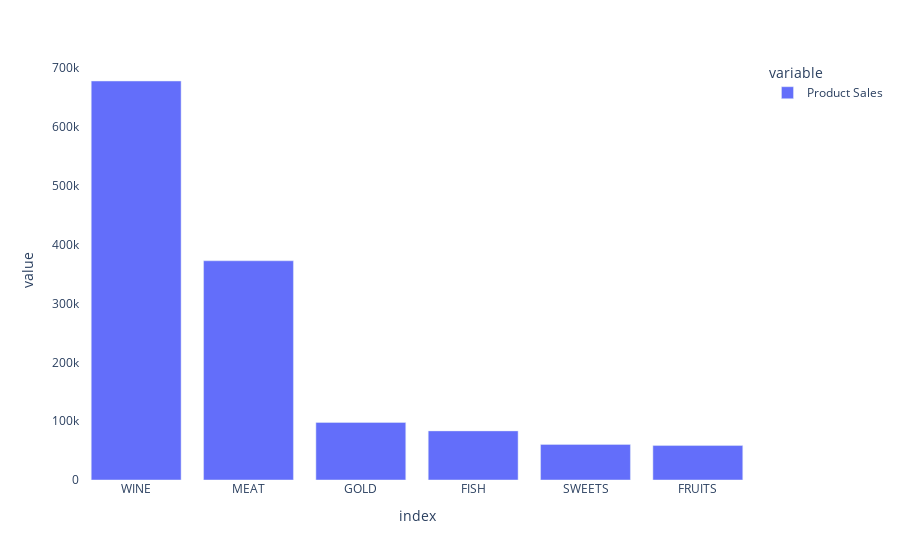

Notebook code for this chart:
### Code cell
chart_fig = pd.DataFrame({'WINE':wine_sales, 'FRUITS':fruit_sales, 'MEAT': meat_sales, 'FISH':fish_sales,'SWEETS':sweets_sales,'GOLD': gold_sales},index = [0]).T
chart_fig.columns = ['Product Sales']
chart_fig.sort_values('Product Sales', ascending = False, inplace= True)


sales_demog_fig = px.bar(chart_fig)
sales_demog_fig
sales_demog_fig.update_layout({'plot_bgcolor': 'rgba(0, 0, 0, 0)','paper_bgcolor': 'rgba(0, 0, 0, 0)'})

### Figure 1 — Plotly figure (JSON) as saved in the notebook; plotly's stock layout.template omitted (floating-point values rounded to 4 significant figures)
{"data": [{"alignmentgroup": "True", "hovertemplate": "variable=Product Sales<br>index=%{x}<br>value=%{y}<extra></extra>", "legendgroup": "Product Sales", "marker": {"color": "#636efa", "pattern": {"shape": ""}}, "name": "Product Sales", "offsetgroup": "Product Sales", "orientation": "v", "showlegend": true, "textposition": "auto", "type": "bar", "x": ["WINE", "MEAT", "GOLD", "FISH", "SWEETS", "FRUITS"], "xaxis": "x", "y": [678120, 372571, 97773, 83489, 60464, 58566], "yaxis": "y"}], "layout": {"barmode": "relative", "legend": {"title": {"text": "variable"}, "tracegroupgap": 0}, "margin": {"t": 60}, "paper_bgcolor": "rgba(0, 0, 0, 0)", "plot_bgcolor": "rgba(0, 0, 0, 0)", "xaxis": {"anchor": "y", "domain": [0, 1], "title": {"text": "index"}}, "yaxis": {"anchor": "x", "domain": [0, 1], "title": {"text": "value"}}}}
